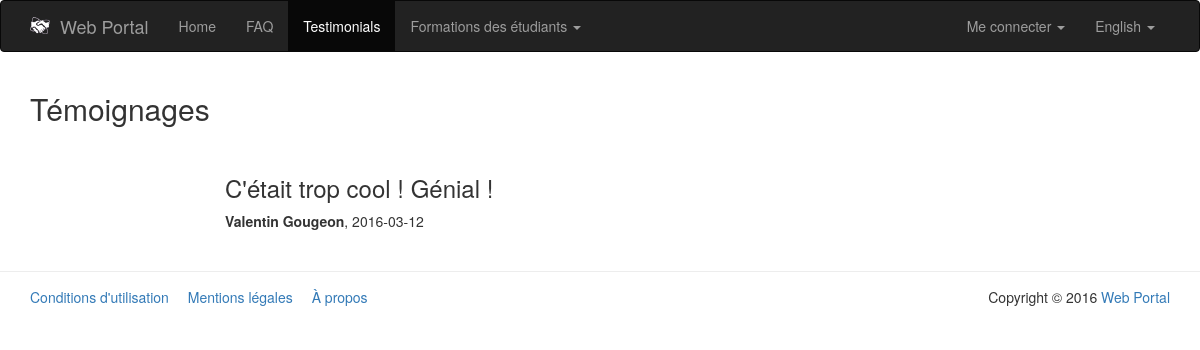
Page /PHP/public/index.php?page=testimonials on the committed database.
### tables this page shows
CREATE TABLE `settings` (
  `id` int(11) NOT NULL,
  `tag` varchar(64) NOT NULL,
  `value` varchar(256) NOT NULL,
  `placeholder` varchar(128) NOT NULL
);

CREATE TABLE `testimony` (
  `id` int(11) NOT NULL,
  `description` text NOT NULL,
  `author` varchar(64) NOT NULL,
  `register_date` date NOT NULL
);

### PHP/app/model/Settings.class.php (called while the page is built, shortened)
<?php
	class Settings {
		public static function getWebsiteName() {
			$db = PDOConnexion::getInstance();
			$sql = "SELECT value FROM settings WHERE tag = 'website_name'";
			$sth = $db->prepare($sql);
			$sth->setFetchMode(PDO::FETCH_CLASS|PDO::FETCH_PROPS_LATE, 'Settings');
			$sth->execute();
			return $sth->fetch()->value;
		}
	}
?>

### PHP/app/model/Autoloader.php (called while the page is built, shortened)
<?php
	class Autoloader {
		public static function appAutoload($class) {
			$class = str_replace('\\', '/', $class);
		}
	}
?>

### PHP/app/model/Language.class.php (called while the page is built, shortened)
<?php
	class Language {
		private $defaultLanguage = 'en';
		private $currentLanguage;
		private $translate = array();
		public function __construct() {
		    if (isset($_COOKIE['lang']) || isset($_SESSION['lang'])) {
		        if (isset($_COOKIE['lang'])) {
		            $this->currentLanguage = $_COOKIE['lang'];
		        }
		        if (isset($_SESSION['lang'])) {
		            $this->currentLanguage = $_SESSION['lang'];
		        }
		    }
		    else {
		    	$this->currentLanguage = $this->detectBrowserLanguage();
		    }
		    $this->translate = $translate;
		}
		private function detectBrowserLanguage() {
			if (isset($_SERVER['HTTP_ACCEPT_LANGUAGE'])) {
				if (substr($_SERVER['HTTP_ACCEPT_LANGUAGE'], 0, 2) == 'fr') {
					return 'fr';
				}
				else {
					return 'en';
				}
			}
			return $this->defaultLanguage;
		}
		public function getCurrentLanguage() {
			$languageName = ($this->currentLanguage == 'fr') ? 'Français' : 'English';
			return array(
				'code' => $this->currentLanguage,
				'name' => $languageName
			);
		}
		public function translate($term) {
			if (!array_key_exists($this->currentLanguage, $this->translate)) {
				if (file_exists(LANG . DS . $this->currentLanguage . '.php')) {
					return $this->translate[$term];
				}
			}
			else {
				throw new Exception('Le terme "' . $term . '" n\'existe pas dans le fichier de traduction.');
			}
		}
	}
?>

### PHP/ressources/lang/en.php (called while the page is built)
<?php
	$translate = array (
		'home' => 'Home',
		'faq' => 'FAQ',
		'testimonials' => 'Testimonials',
		'student' => 'Student',
		'company' => 'Company'
	);
?>

### PHP/app/model/Testimony.class.php (called while the page is built, shortened)
<?php
	class Testimony {
		public function __get($nom){
			return $this->$nom;
		}
		public static function getTestimonialsList() {
			$db = PDOConnexion::getInstance();
			$sql = 'SELECT * FROM testimony';
			$sth = $db->prepare($sql);
			$sth->setFetchMode(PDO::FETCH_CLASS|PDO::FETCH_PROPS_LATE, 'Testimony');
			$sth->execute();
			return $sth->fetchAll();
		}
	}
?>

### PHP/app/view/testimonials.php (the view, shortened to what this page needs)
<div class="container">
	<div class="row">
		<div class="col-md-12">
			<h2>Témoignages</h2>
      <?php
        foreach(Testimony::getTestimonialsList() as $testimony) {
          echo '
            <br />
            <div class="row">
              <div class="col-md-offset-2 col-md-8">
                <h3>' . $testimony->description . '</h3>
                <p><b>' . $testimony->author . '</b>, ' . $testimony->register_date . '</p>
              </div>
            </div>
          ';
        }
      ?>
			</div>
	</div>
</div>

### PHP/app/view/header.php (shortened to what this page needs)
<!DOCTYPE html>
<html lang="fr">
	<head>
		<link href="css/bootstrap.min.css" rel="stylesheet">
		<link href="https://maxcdn.bootstrapcdn.com/font-awesome/4.5.0/css/font-awesome.min.css" rel="stylesheet">
	</head>
	<body>
		<nav class="navbar navbar-inverse">
			<div class="container">
				<div class="navbar-header">
					<a class="navbar-brand" href="index.php?page=home"><img src="img/logo.png" alt="Logo" style="float: left; margin-right: 10px; width: 20px;"><?php echo Settings::getWebsiteName(); ?></a>
				</div>
				<div id="navbar" class="collapse navbar-collapse">
					<ul class="nav navbar-nav">
						<li<?php App::isCurrentPage('home'); ?>><a href="index.php?page=home"><?php echo $language->translate('home'); ?></a></li>
						<li<?php App::isCurrentPage('faq'); ?>><a href="index.php?page=faq"><?php echo $language->translate('faq'); ?></a></li>
						<li<?php App::isCurrentPage('testimonials'); ?>><a href="index.php?page=testimonials"><?php echo $language->translate('testimonials'); ?></a></li>
						<li class="dropdown"
							     	App::isCurrentPage('formations-ireland'); ?>>
								  	<a id="formations-dropdown" href="#" class="dropdown-toggle" data-toggle="dropdown" role="button" aria-haspopup="true" aria-expanded="false">
										Formations des étudiants
										<span class="caret"></span>
									</a>
						</li>
					</ul>
					<ul class="nav navbar-nav navbar-right">
						<?php if (App::isLogged()) : ?>
							<?php $member = App::getMember(); ?>
							<?php if (get_class($member) == 'Student') : ?>
								<li class="dropdown">
									<a id="student-dropdown" href="#" class="dropdown-toggle" data-toggle="dropdown" role="button" aria-haspopup="true" aria-expanded="false">
										<?php echo $member->first_name; ?>
										<span class="caret"></span>
									</a>
									<ul class="dropdown-menu" aria-labelledby="student-dropdown">
										<li><a href="index.php?page=profile-student">Profil</a></li>
										<li><a href="index.php?page=internship-request">Ma recherche de stage <span data-toggle="tooltip" data-placement="bottom" title="Recherche <?php if(!$member->available){echo 'dés';} ?>activée" style="background: <?php if($member->available) {echo '#27ae60';} else {echo '#e74c3c';} ?>; display: inline-block; vertical-align: middle; margin-left: 10px; border-radius: 8px; height: 8px; width: 8px;"></span></a></li>
										<li><a href="index.php?page=find-internship">Rechercher une entreprise</a></li>
										<?php if (App::isAdmin()) : ?>
											<li class="divider" role="separator"></li>
											<li><a href="index.php?page=admin/home">Administration</a></li>
										<?php endif; ?>
									</ul>
								</li>
							<?php else : ?>
								<li class="dropdown">
									<a id="company-dropdown" href="#" class="dropdown-toggle" data-toggle="dropdown" role="button" aria-haspopup="true" aria-expanded="false">
										<?php echo $member->name; ?>
										<span class="caret"></span>
									</a>
									<ul class="dropdown-menu" aria-labelledby="company-dropdown">
										<li><a href="index.php?page=profile-company">Profil</a></li>
										<li><a href="index.php?page=my-internships">Stages proposés</a></li>
										<li><a href="index.php?page=find-student">Rechercher des étudiants</a></li>
									</ul>
								</li>
							<?php endif; ?>
							<li><a href="index.php?page=signout">Déconnexion</a></li>
						<?php else : ?>
							<li class="dropdown">
								<a id="login-dropdown" href="#" class="dropdown-toggle" data-toggle="dropdown" role="button" aria-haspopup="true" aria-expanded="false">
									Me connecter
									<span class="caret"></span>
								</a>
							</li>
						<?php endif; ?>
						<li class="dropdown">
							<a id="lang-dropdown" href="#" class="dropdown-toggle" data-toggle="dropdown" role="button" aria-haspopup="true" aria-expanded="false">
								<?php echo $language->getCurrentLanguage()['name']; ?>
								<span class="caret"></span>
							</a>
						</li>
                    </ul>
				</div>
			</div>
		</nav>

### PHP/app/view/footer.php (shortened to what this page needs)
		<footer id="footer" style="border-top: 1px solid #ededed; margin-top: 30px; padding: 15px 0;">
			<div class="container">
				<div class="row">
					<div class="col-md-8">
						<a href="index.php?page=terms" style="margin-right: 15px;">Conditions d'utilisation</a>
						<a href="index.php?page=legal" style="margin-right: 15px;">Mentions légales</a>
						<a href="index.php?page=about">À propos</a>
					</div>
					<div class="col-md-4 text-right">
						Copyright &copy; <?php echo date('Y') . ' <a href="index.php?page=home">' . Settings::getWebsiteName() . '</a>'; ?>
					</div>
				</div>
			</div>
		</footer>
	</body>
</html>

### rows in the picture
settings: value "Web Portal"
testimony: description "C'était trop cool ! Génial !", author "Valentin Gougeon", register_date "2016-03-12"

### other values in the picture
$language->translate('home') "Home"
$language->translate('faq') "FAQ"
$language->translate('testimonials') "Testimonials"
$language->getCurrentLanguage()['name'] "English"
